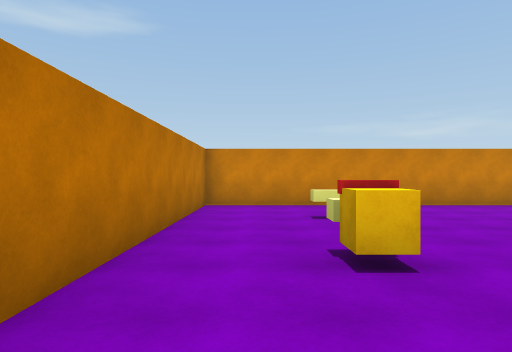
view 1 (above)

12 first-person views from a walk through a Unity game level. The camera is 1.5 m above the floor, looks level and sees 75° across. Doors are open. The floor is counted in squares, 2 m on a side. Each view is taken from the middle of a square. On the plan, view 1 faces up. The plan holds only what a view shows up to about 11 squares ahead; the rest is blank. The place goes on beyond the plan.

view 2
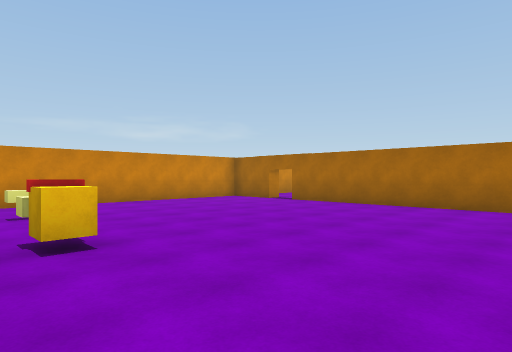

view 3
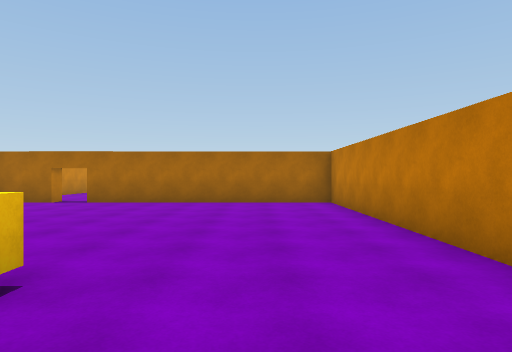

view 4
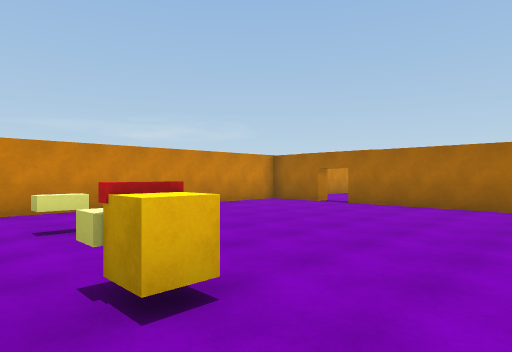

view 5
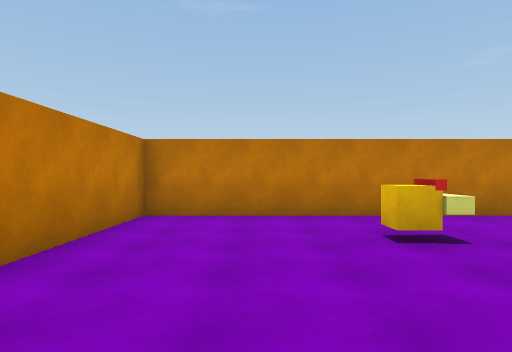

view 6
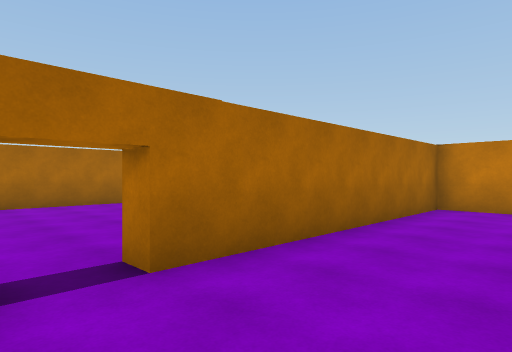

view 7
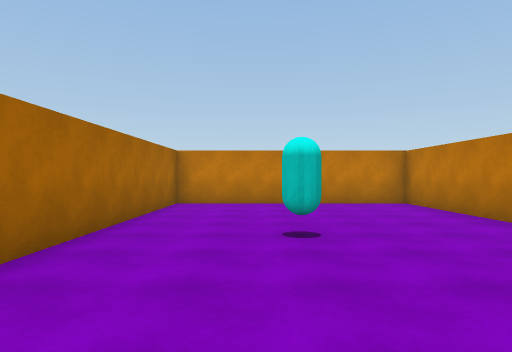

view 8
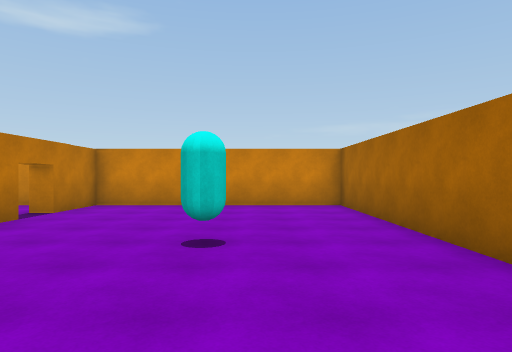

view 9
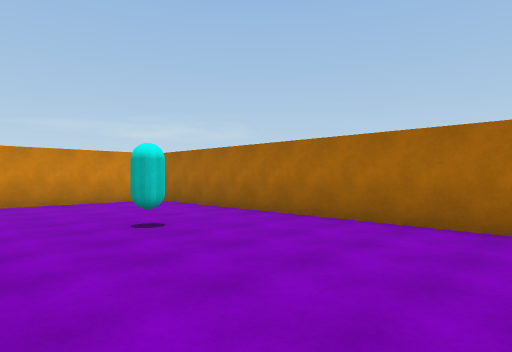

view 10
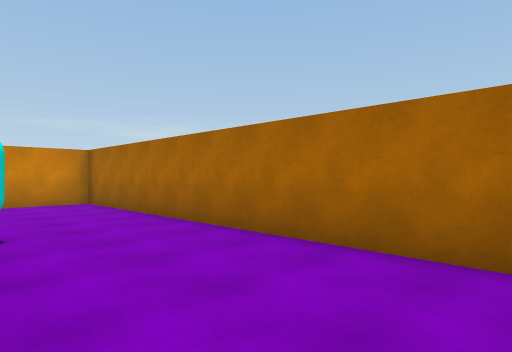

view 11
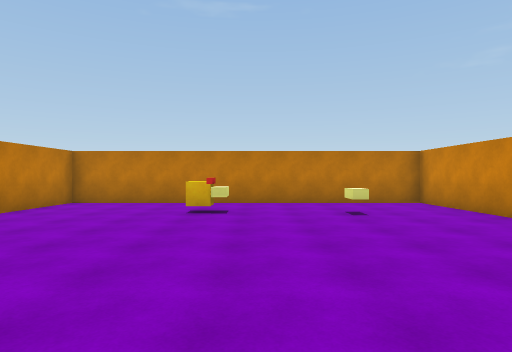

view 12
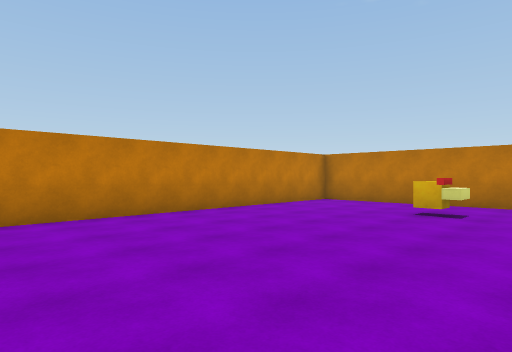

### Floor plan
Points are (right, up) in squares from view 1. A wall is a line through its corners. A room is listed if a view was taken in it or the views show most of it. See-through windows are left out.
Room 1 (views 1, 2, 3, 4, 5, 6, 11, 12)
walls: (8.4, 6.8) (8.4, 8.2); (8, 8.6) (-1.3, 8.6) (-1.3, -1.1) (8.4, -1.1) (8.4, 5.8)
ways out: open door at (8, 6.5) to room 2
objects: other object (1, 3); yellow block (1, 6)
Room 2 (views 7, 8, 9, 10)
walls: (8.9, 2.8) (8.9, -1.1) (15.2, -1.1) (15.2, 8.6) (8.9, 8.6) (8.9, 6.8) (8.4, 6.8); (8.4, 5.8) (8.9, 5.8) (8.9, 5.2)
ways out: open door at (8, 6.5) to room 1
objects: cyan capsule (12, 4)

Where each view was taken, in squares from view 1:
view 1: 0 up, 0 right, facing up
view 2: 1 down, 0 right, facing up-right
view 3: 1 up, 1 left, facing right
view 4: 1 up, 0 right, facing up-right
view 5: 1 up, 5 right, facing left
view 6: 7 up, 6 right, facing down-right
view 7: 8 up, 13 right, facing down
view 8: 0 up, 13 right, facing up
view 9: 1 down, 10 right, facing up-right
view 10: 1 down, 12 right, facing up-right
view 11: 4 up, 8 right, facing left
view 12: 5 up, 8 right, facing down-left
